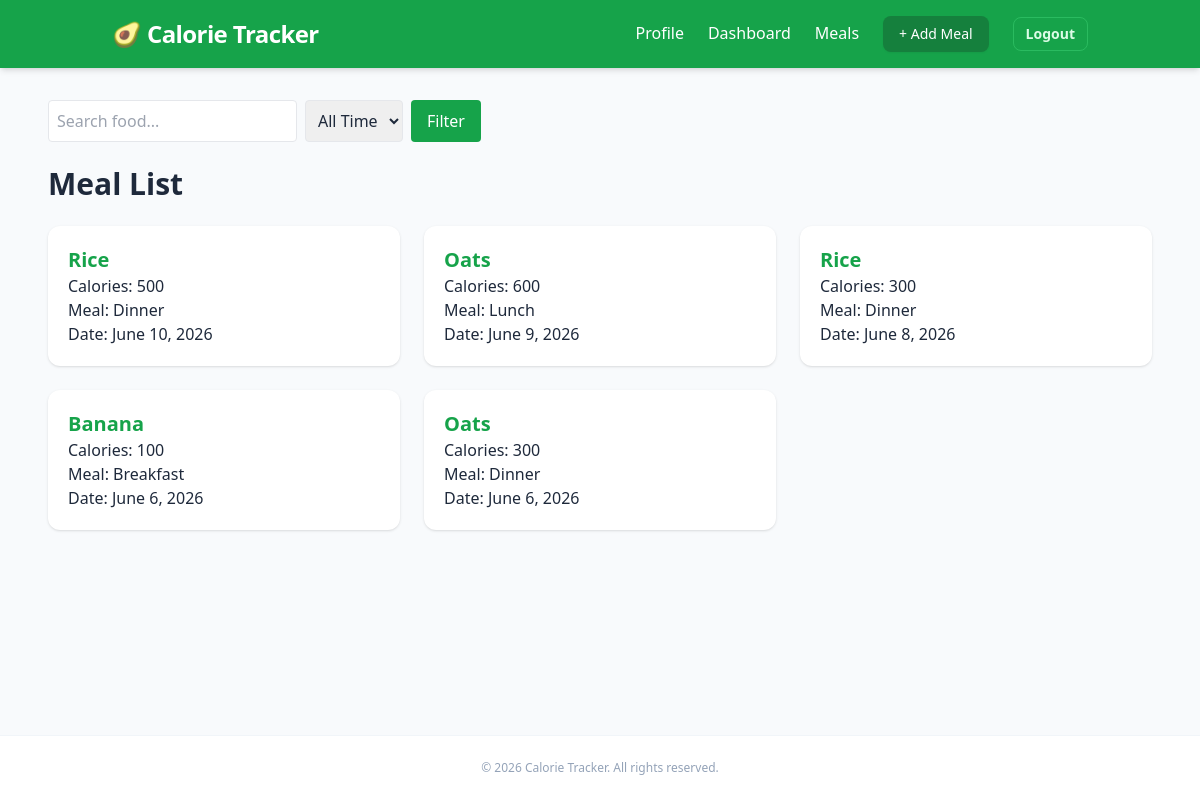
The page /meals/ (signed in) on the database as committed earlier.
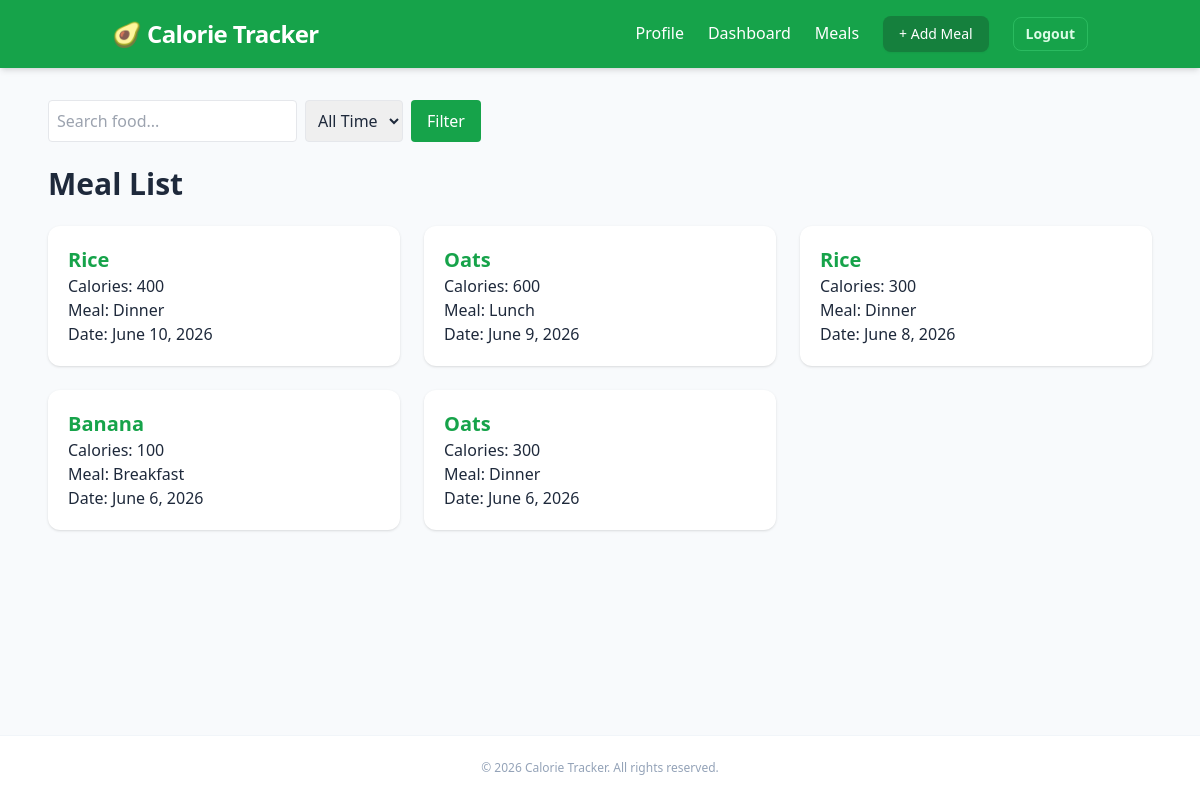
The same page on the database as committed later.
### meals/models.py (models this page shows, shortened)
class FoodEntry(models.Model):
    MEAL_CHOICES = [
        ("Breakfast", "Breakfast"),
        ("Lunch", "Lunch"),
        ("Dinner", "Dinner"),
        ("Snack", "Snack"),
    ]
    user = models.ForeignKey(
        User,
        on_delete=models.CASCADE
    )
    food_name = models.CharField(max_length=100)
    calories = models.PositiveIntegerField()
    meal_type = models.CharField(
        max_length=20,
        choices=MEAL_CHOICES
    )
    date = models.DateField()
    created_at = models.DateTimeField(
        auto_now_add=True
    )

### meals/views.py (the view)
# urls.py: path("meals/",views.MealListView.as_view(), name="meals_list"),
class MealListView(
    LoginRequiredMixin,
    ListView
):
    model = FoodEntry
    template_name = "meals/meals_list.html"
    context_object_name = "meals"
    def get_queryset(self):
        queryset = FoodEntry.objects.filter(
            user=self.request.user
        )
        search = self.request.GET.get(
            "search"
        )
        filter_type = self.request.GET.get(
            "filter"
                )
        if filter_type == "today":
            queryset = queryset.filter(
                date=date.today()
            )
        if search:
            queryset = queryset.filter(
                food_name__icontains=search
            )
        return queryset.order_by("-date")

### meals/templates/meals/meals_list.html (shortened to what this page needs)
{% extends 'meals/base.html' %}
{% block content %}
<form method="GET" class="mb-6 flex gap-2">
    <input type="text" name="search" placeholder="Search food..." value="{{ request.GET.search }}" class="border p-2 rounded">
    <select name="filter" class="border p-2 rounded">
        <option value="">All Time</option>
    </select>
    <button class="bg-green-600 text-white px-4 py-2 rounded">Filter</button>
</form>
<h2 class="text-3xl font-bold mb-6">
    Meal List
</h2>
<div class="grid md:grid-cols-2 lg:grid-cols-3 gap-6">
    {% for meal in meals %}
        <div class="bg-white p-5 rounded-xl shadow">
    <a href="{% url 'meal_detail' meal.id %}" class="text-xl font-bold text-green-600">
        {{ meal.food_name }}
    </a>
    <p>
        Calories: {{ meal.calories }}
    </p>
    <p>
        Meal: {{ meal.meal_type }}
    </p>
    <p>
        Date: {{ meal.date }}
    </p>
</div>
    {% empty %}
        <p>No meals found.</p>
    {% endfor %}
</div>
{% endblock %}

Rows that differ between the two databases and show on the page:
changed FoodEntry "June 10, 2026": calories "500" → "400"
